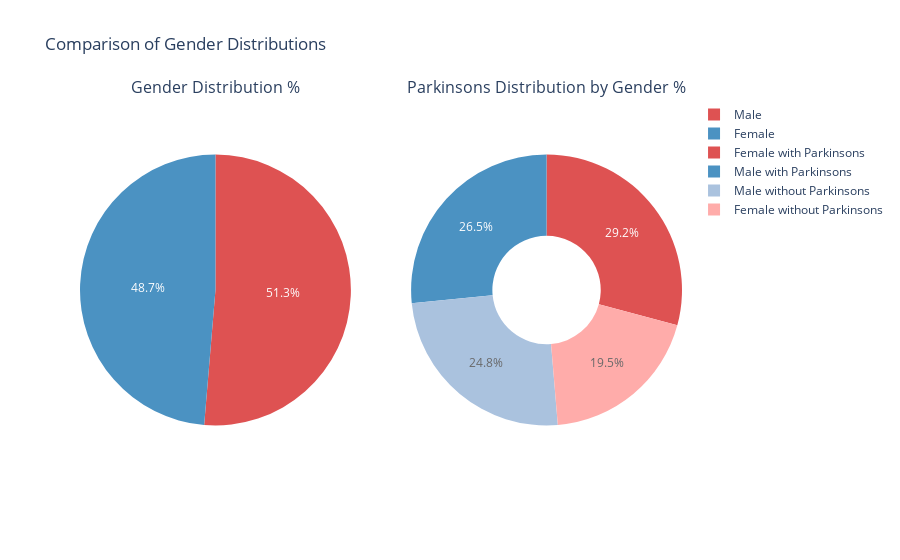

The notebook cell this image was saved under:
### Code cell
total_male_count = male_parkinsons_count + male_non_parkinsons_count
total_female_count = female_parkinsons_count + female_non_parkinsons_count


total_labels = ['Male', 'Female']
total_values = [total_male_count, total_female_count]


fig_total = px.pie(names=total_labels, values=total_values, title='Total Distribution by Gender (Parkinsons and Non-Parkinsons)',
                   color=total_labels, color_discrete_sequence=['#d62728', '#1f77b4'], opacity=0.8)


labels = ['Male with Parkinsons', 'Female with Parkinsons', 'Male without Parkinsons', 'Female without Parkinsons']
values = [male_parkinsons_count, female_parkinsons_count, male_non_parkinsons_count, female_non_parkinsons_count]


color_map = {
    'Male with Parkinsons': '#1f77b4',
    'Male without Parkinsons': '#95b3d7',
    'Female with Parkinsons': '#d62728',
    'Female without Parkinsons': '#ff9896'
}


fig_parkinsons = px.pie(names=labels, values=values, title='Distribution of Parkinsons by Gender',
                        color=labels, color_discrete_map=color_map, opacity=0.8, hole=0.4)


fig = make_subplots(rows=1, cols=2, specs=[[{'type': 'pie'}, {'type': 'pie'}]],
                    subplot_titles=['Gender Distribution %', 'Parkinsons Distribution by Gender %'])


fig.add_trace(fig_total.data[0], row=1, col=1)
fig.add_trace(fig_parkinsons.data[0], row=1, col=2)


fig.update_traces(rotation=-180, selector=dict(row=1, col=1, type='pie'))

fig.update_layout(title_text='Comparison of Gender Distributions')
fig.show()

### Figure 1 — Plotly figure (JSON) as saved in the notebook; plotly's stock layout.template omitted (floating-point values rounded to 4 significant figures)
{"data": [{"customdata": [["Male"], ["Female"]], "domain": {"x": [0, 0.45], "y": [0, 1]}, "hovertemplate": "label=%{label}<br>value=%{value}<br>color=%{customdata[0]}<extra></extra>", "labels": ["Male", "Female"], "legendgroup": "", "marker": {"colors": ["#d62728", "#1f77b4"]}, "name": "", "opacity": 0.8, "showlegend": true, "type": "pie", "values": [58, 55]}, {"customdata": [["Male with Parkinsons"], ["Female with Parkinsons"], ["Male without Parkinsons"], ["Female without Parkinsons"]], "domain": {"x": [0.55, 1], "y": [0, 1]}, "hole": 0.4, "hovertemplate": "label=%{label}<br>value=%{value}<br>color=%{customdata[0]}<extra></extra>", "labels": ["Male with Parkinsons", "Female with Parkinsons", "Male without Parkinsons", "Female without Parkinsons"], "legendgroup": "", "marker": {"colors": ["#1f77b4", "#d62728", "#95b3d7", "#ff9896"]}, "name": "", "opacity": 0.8, "showlegend": true, "type": "pie", "values": [30, 33, 28, 22]}], "layout": {"annotations": [{"font": {"size": 16}, "showarrow": false, "text": "Gender Distribution %", "x": 0.225, "xanchor": "center", "xref": "paper", "y": 1, "yanchor": "bottom", "yref": "paper"}, {"font": {"size": 16}, "showarrow": false, "text": "Parkinsons Distribution by Gender %", "x": 0.775, "xanchor": "center", "xref": "paper", "y": 1, "yanchor": "bottom", "yref": "paper"}], "title": {"text": "Comparison of Gender Distributions"}}}
